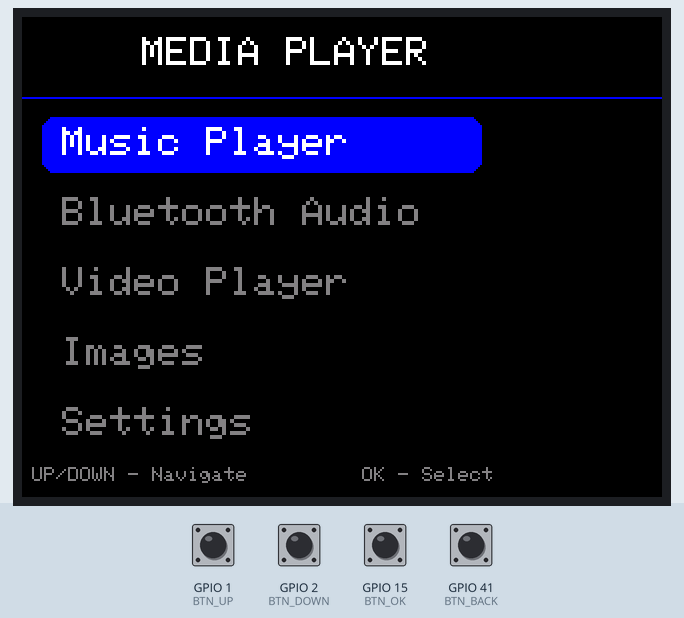
This program was run on a simulated ESP32-S3. Shown: 320×240 colour display. The inputs (shaded band) are chosen by the test bench; at power-on: GPIO 1 (BTN_UP), GPIO 2 (BTN_DOWN), GPIO 15 (BTN_OK), GPIO 41 (BTN_BACK) HIGH. Storage starts empty; what the program prints to the serial monitor is not drawn.

Above: at 1.5 s.
1.6 s: GPIO 2 (BTN_DOWN) pulled LOW for 3.2 s
At 1.84 s:
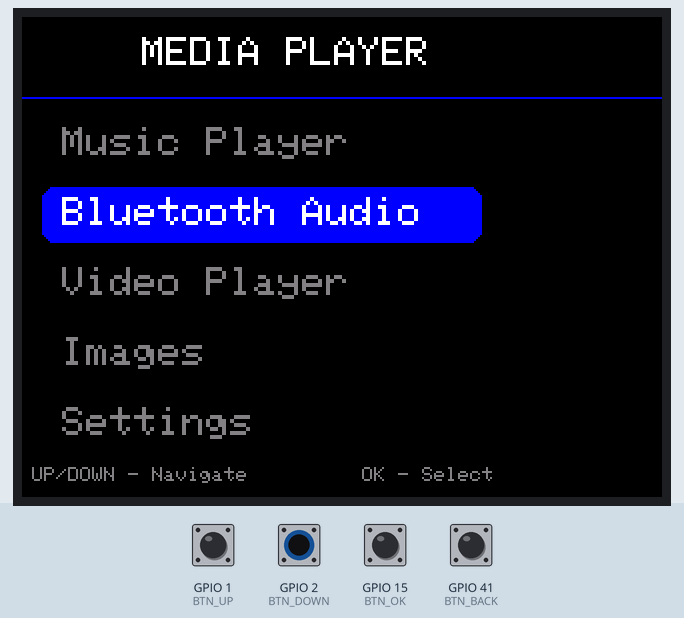
At 5.8 s:
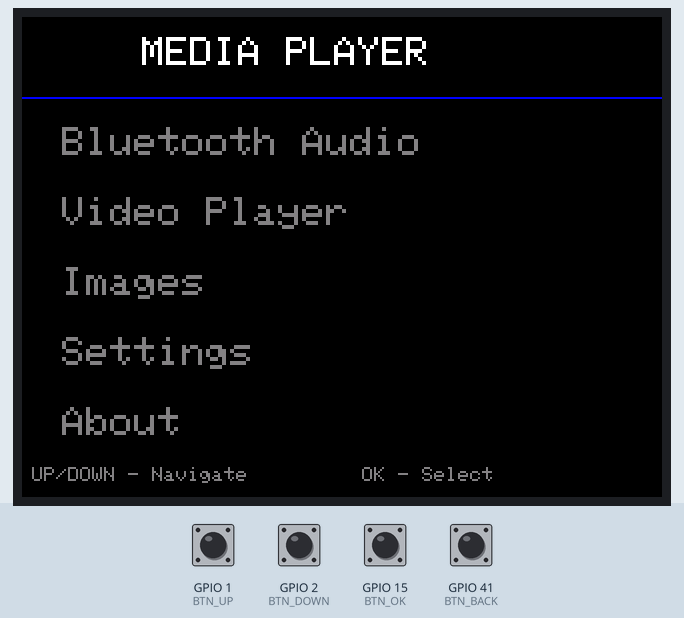
6.3 s: GPIO 15 (BTN_OK) pulled LOW for 0.15 s
At 7.1 s:
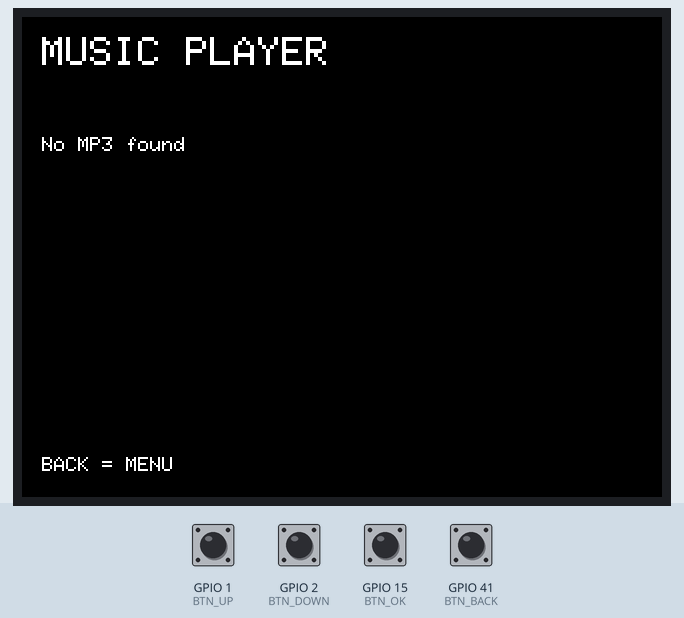
Timing chart, 0 to 9.3 s (numbered marks = the images above; inputs shaded):
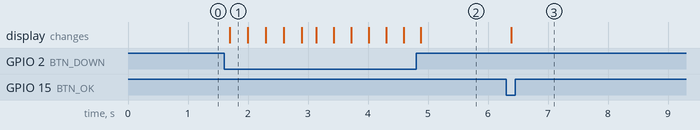

The program:

main.cpp
```cpp
#include <Arduino.h>

#include "sdmanager.h"
#include "display.h"
#include "buttons.h"
#include "config.h"

unsigned long lastPress = 0;

bool inMusicScreen = false;

void showMusicScreen()
{
tft.fillScreen(ST77XX_BLACK);

tft.setTextColor(ST77XX_WHITE);
tft.setTextSize(2);

tft.setCursor(10, 10);
tft.print("MUSIC PLAYER");

String track = findFirstMP3();

tft.setTextSize(1);

if(track.length())
{
    tft.setCursor(10, 60);
    tft.print("Found track:");

    tft.setCursor(10, 80);
    tft.print(track);

    Serial.print("Found: ");
    Serial.println(track);
}
else
{
    tft.setCursor(10, 60);
    tft.print("No MP3 found");

    Serial.println("No MP3 found");
}

tft.setCursor(10, 220);
tft.print("BACK = MENU");


}

void setup()
{
Serial.begin(115200);


initButtons();
initDisplay();

if(initSD())
    Serial.println("SD initialized");
else
    Serial.println("SD init failed");

drawMenu();


}

void loop()
{
if(millis() - lastPress < 200)
return;


if(!inMusicScreen)
{
    if(upPressed())
    {
        selectedItem--;

        if(selectedItem < 0)
            selectedItem = 5;

        if(selectedItem < menuOffset)
            menuOffset--;

        if(menuOffset < 0)
            menuOffset = 0;

        drawMenu();

        lastPress = millis();
    }

    if(downPressed())
    {
        selectedItem++;

        if(selectedItem > 5)
            selectedItem = 0;

        if(selectedItem > menuOffset + 4)
            menuOffset++;

        if(menuOffset > 1)
            menuOffset = 1;

        drawMenu();

        lastPress = millis();
    }

    if(okPressed())
    {
        if(selectedItem == 0)
        {
            inMusicScreen = true;
            showMusicScreen();
        }

        lastPress = millis();
    }
}
else
{
    if(digitalRead(BTN_BACK) == LOW)
    {
        inMusicScreen = false;
        drawMenu();

        lastPress = millis();
    }
}


}
```

buttons.cpp
```cpp
#include <Arduino.h>
#include "config.h"

void initButtons()
{
    pinMode(BTN_UP, INPUT_PULLUP);
    pinMode(BTN_DOWN, INPUT_PULLUP);

    pinMode(BTN_LEFT, INPUT_PULLUP);
    pinMode(BTN_RIGHT, INPUT_PULLUP);

    pinMode(BTN_OK, INPUT_PULLUP);
    pinMode(BTN_BACK, INPUT_PULLUP);

    pinMode(BTN_VOLUP, INPUT_PULLUP);
    pinMode(BTN_VOLDOWN, INPUT_PULLUP);
}

bool upPressed()
{
    return digitalRead(BTN_UP)==LOW;
}

bool downPressed()
{
    return digitalRead(BTN_DOWN)==LOW;
}

bool okPressed()
{
    return digitalRead(BTN_OK)==LOW;
}
```

buttons.h
```cpp
#pragma once

void initButtons();

bool upPressed();
bool downPressed();
bool okPressed();
```

display.cpp
```cpp
#include <SPI.h>
#include <Adafruit_GFX.h>
#include <Adafruit_ST7789.h>

#include "display.h"
#include "config.h"

SPIClass tftSPI(FSPI);

Adafruit_ST7789 tft(
    &tftSPI,
    TFT_CS,
    TFT_DC,
    TFT_RST
);

int selectedItem = 0;
int menuOffset = 0;

const char* menuItems[] =
{
    "Music Player",
    "Bluetooth Audio",
    "Video Player",
    "Images",
    "Settings",
    "About"
};

void initDisplay()
{
    tftSPI.begin(
        TFT_SCLK,
        -1,
        TFT_MOSI,
        TFT_CS
    );

    tft.init(240, 320);

    tft.setRotation(3);

    tft.fillScreen(ST77XX_BLACK);

    tft.setTextColor(ST77XX_WHITE);
    tft.setTextSize(3);

    tft.setCursor(20,20);
    tft.print("TOP LEFT");

    tft.setCursor(180,200);
    tft.print("BR");
}

void drawMenu()
{
    tft.fillScreen(ST77XX_BLACK);

    tft.setTextSize(2);
    tft.setTextColor(ST77XX_WHITE);

    tft.setCursor(60, 10);
    tft.print("MEDIA PLAYER");

    for (int i = menuOffset; i < menuOffset + 5 && i < 6; i++)
    {
        int y = 55 + ((i - menuOffset) * 35);

        if (i == selectedItem)
        {
            tft.fillRoundRect(
                10,
                y - 5,
                220,
                28,
                6,
                ST77XX_BLUE
            );

            tft.setTextColor(ST77XX_WHITE);
        }
        else
        {
            tft.setTextColor(0x8410);
        }

        tft.setCursor(20, y);
        tft.print(menuItems[i]);
    }

    tft.drawFastHLine(
        0,
        40,
        tft.width(),
        ST77XX_BLUE
    );

    tft.setTextColor(0x8410);
    tft.setTextSize(1);

    tft.setCursor(5, 225);
    tft.print("UP/DOWN - Navigate");

    tft.setCursor(170, 225);
    tft.print("OK - Select");
}
```

display.h
```cpp
#pragma once

#include <Adafruit_GFX.h>
#include <Adafruit_ST7789.h>

extern Adafruit_ST7789 tft;

extern int selectedItem;
extern int menuOffset;

void initDisplay();
void drawMenu();
```

sdmanager.cpp
```cpp
#include "sdmanager.h"

#include <SPI.h>
#include <SdFat.h>

#include "config.h"

SPIClass sdSPI(FSPI);
SdFat sd;

bool initSD()
{
    sdSPI.begin(
        SD_SCK,
        SD_MISO,
        SD_MOSI,
        SD_CS
    );

    SdSpiConfig config(
        SD_CS,
        SHARED_SPI,
        SD_SCK_MHZ(20),
        &sdSPI
    );

    if(!sd.begin(config))
    {
        Serial.println("SD FAIL");
        return false;
    }

    Serial.println("SD OK");
    return true;
}

String findFirstMP3()
{
    Serial.println("Searching MP3...");

    FsFile dir;

    if(!dir.open("/music"))
    {
        Serial.println("/music not found");
        return "";
    }

    FsFile file;
    char filename[128];

    while(file.openNext(&dir, O_RDONLY))
    {
        file.getName(filename, sizeof(filename));

        Serial.print("FOUND FILE: ");
        Serial.println(filename);

        String name = String(filename);

        file.close();

        dir.close();

        return name;
    }

    dir.close();

    Serial.println("Folder empty");

    return "";
}
```

sdmanager.h
```cpp
#pragma once

#include <Arduino.h>

bool initSD();
String findFirstMP3();
```

config.h
```cpp
#pragma once

// TFT

#define TFT_CS    10
#define TFT_DC     9
#define TFT_RST   14

#define TFT_MOSI 11
#define TFT_SCLK 12

// SD

#define SD_MOSI 36
#define SD_MISO 37
#define SD_SCK  35
#define SD_CS   21

// Buttons

#define BTN_VOLUP   4
#define BTN_VOLDOWN 5

#define BTN_LEFT    6
#define BTN_RIGHT   7

#define BTN_OK      15

#define BTN_UP      1
#define BTN_DOWN    2

#define BTN_BACK    41
```

Measured:
- after the input at 1.6 s, the display: changes after 0.09 s (image 1)
- after the input at 6.3 s, the display: changes after 0.09 s (image 3)
